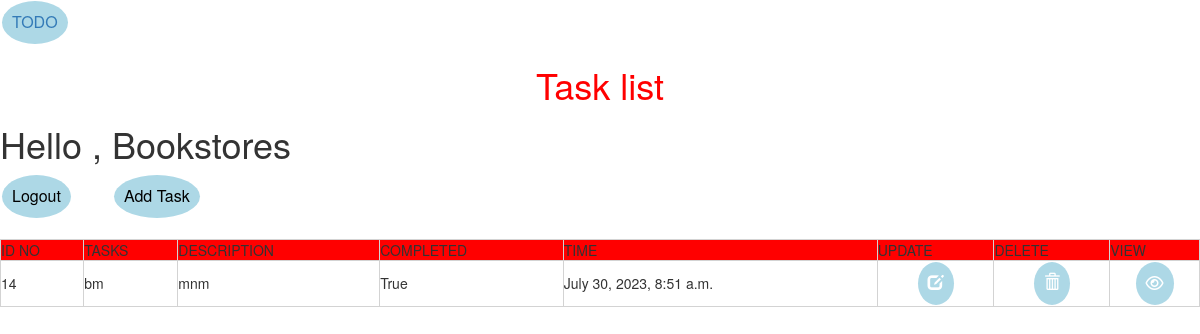
/list/ (signed in), run on the app's committed database.
### todoapp/models.py (models this page shows, shortened)
class task(models.Model):
    user = models.ForeignKey(User,on_delete=models.CASCADE,null=True,blank=True)
    title = models.CharField(max_length=150,null=True,blank=True)
    description = models.TextField(default='')
    completed = models.BooleanField(default=False)
    created = models.DateTimeField(auto_now_add=True)

### todoapp/views.py (the view)
# urls.py: path('list/', TaskList.as_view(), name='task'),
class TaskList(LoginRequiredMixin, ListView):
    model = task
    context_object_name = 'task'
    template_name = 'list.html'
    def get_context_data(self, **kwargs):
        context = super().get_context_data(**kwargs)
        context['task'] = context['task'].filter(user=self.request.user)
        context['count'] = context['task'].filter(completed=False).count()
        return context

### templates/list.html (shortened to what this page needs)
<!DOCTYPE html>
<html lang="en">
<head>
    <link rel="stylesheet" href="https://maxcdn.bootstrapcdn.com/bootstrap/3.3.7/css/bootstrap.min.css">
    <link rel="stylesheet" href="https://cdnjs.cloudflare.com/ajax/libs/font-awesome/4.7.0/css/font-awesome.min.css">
</head>
<body>
 <a href="{% url 'home' %}" > <button   type="submit" style="color:BLACK "> TODO </a> </button>
<CENTER>
<h1 style="color:red;">Task list</h1>
</CENTER>
<div class="header-bar">
    <div>
        <h1>Hello , {{user.username | title}}</h1>
    </div>
    {% if request.user.is_authenticated %}
    <a href="{% url 'logout' %}"> <button   type="submit" style="color:BLACK "> Logout </button> </a>&nbsp;&nbsp;&nbsp;&nbsp;&nbsp;&nbsp;&nbsp;&nbsp;
    <a href="{% url 'task-create' %}"><button   type="submit" style="color:BLACK "> Add Task </BUTTON> </a>
    {% else %}
    <a href="{% url 'login' %}"> <button   type="submit" style="color:BLACK "> Login </button> </a><br>
    {% endif %}
</div>
<br>
    <table>
        <center>
            <div class="task-wrapper">
                     <tr style="background-color:RED;">
                    <td>ID NO</td>
                    <td>TASKS</td>
                     <td>DESCRIPTION</td>
                     <td>COMPLETED</td>
                     <td>TIME</td>
                     <td>UPDATE</td>
                     <td>DELETE</td>
                     <td>VIEW</td>
                </tr>
                {% for tasks in task %}
                <tr >
                    <td>{{tasks.id}}</td>
                    <td>{{tasks.title}}</td>
                     <td>{{tasks.description}}</td>
                     <td>{{tasks.completed}}</td>
                     <td>{{tasks.created}}</td>
          </center>
                    <td><a href="{% url 'task-update' tasks.id %}"> <center><button style="font-size:20px background-color:white"> <span class="glyphicon glyphicon-edit"></span> </button> </center></a></td>
                    <td><a href="{% url 'task-delete' tasks.id %}"> <center><button style="font-size:20px background-color:white"> <span class="glyphicon glyphicon-trash"></span> </button> </center></a></td>
                    <td><a href="{% url 'task-details' tasks.id %}"> <center><button style="font-size:20px background-color:white"><i class="fa fa-eye"></i></button></center></a></td>
                {% endfor %}
    </table>
</body>
</html>

### templates/list.html (style rules this page uses)
table { border-collapse:collapse; width:100% }
table,th,td { border:0.2px solid #D3D3D3; }
button { background-color: lightblue; border: none; color: white; padding: 10px; text-align: center; text-decoration: none; display: inline-block; font-size: 16px; margin: 1px 2px; cursor: pointer; border-radius: 50%; text-align: right; }

### data on the page
task: id "14", title "bm", description "mnm", completed "True", created "July 30, 2023, 8:51 a.m."

### other printed values
{{ user.username | title }} "Bookstores"
